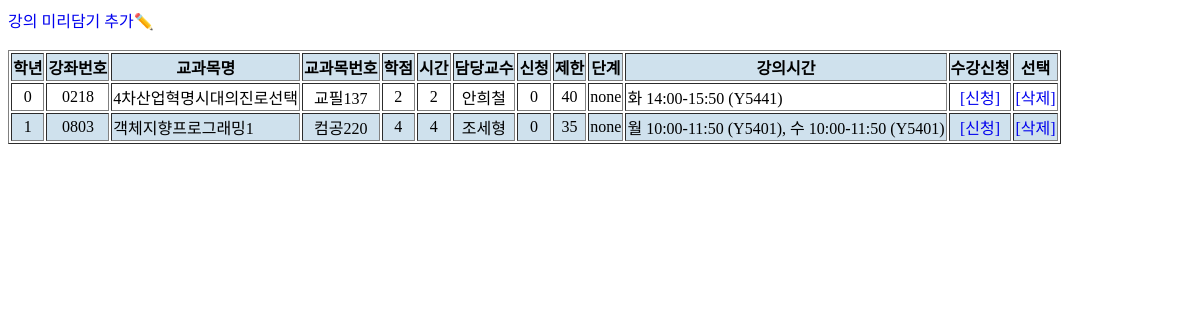
Before: / with the older database file.
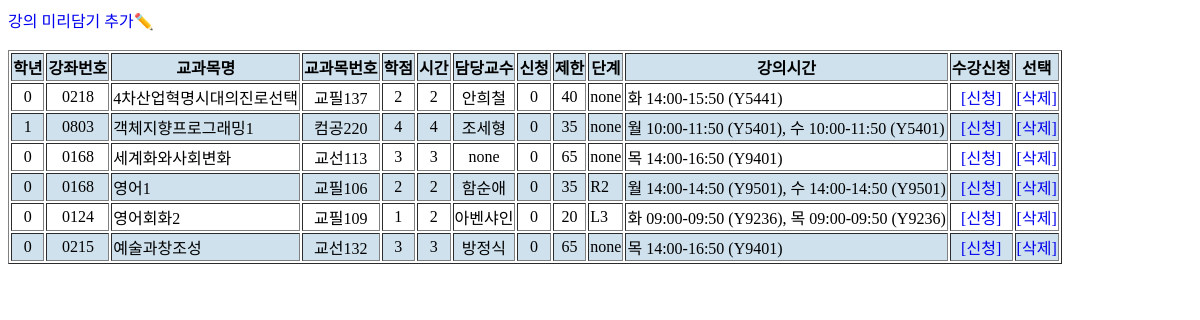
After: the same page with the newer database file.
### mainapp/models.py (models this page shows, shortened)
class lecture(models.Model):
    grade = models.PositiveIntegerField(validators=[MinValueValidator(0), MaxValueValidator(4)]) # 학년
    lec_num = models.CharField(max_length = 5) # 강좌번호
    lec_title = models.CharField(max_length = 80) # 교과목명
    lec_num2 = models.CharField(max_length = 20) # 교과목 번호
    lec_value = models.PositiveIntegerField(validators=[MinValueValidator(0), MaxValueValidator(10)]) # 학점
    lec_time = models.PositiveIntegerField(validators=[MinValueValidator(0), MaxValueValidator(10)]) # 시간
    lec_prof = models.CharField(max_length = 15) # 담당 교수
    lec_success = models.PositiveIntegerField(validators=[MinValueValidator(0), MaxValueValidator(10000)]) # 신청 인원
    lec_limit = models.PositiveIntegerField(validators=[MinValueValidator(0), MaxValueValidator(10000)]) # 제한 인원
    lec_stair = models.CharField(max_length = 5) # 강의 단계
    lec_time2 = models.CharField(max_length = 150) # 강의 시간

### mainapp/views.py (the view)
# urls.py: path('', mainapp.views.index, name = 'index'),
def index(request):
    lec_obj = lecture.objects.all()
    return render(request, 'index.html', {'lec_obj' : lec_obj})

### mainapp/templates/index.html (shortened to what this page needs)
<!DOCTYPE html>
<html lang="en">
<head>
</head>
<body>
    <a href="{% url 'new' %}">강의 미리담기 추가✏️</a>
    <br/>
    <br/>
    <table border = "1">
        <tr>
            <th>학년</th>
            <th>강좌번호</th>
            <th>교과목명</th>
            <th>교과목번호</th>
            <th>학점</th>
            <th>시간</th>
            <th>담당교수</th>
            <th>신청</th>
            <th>제한</th>
            <th>단계</th>
            <th>강의시간</th>
            <th>수강신청</th>
            <th>선택</th>
        </tr>
        {% for lecture_obj in lec_obj %}
        <tr>
            <td class = "need_center">{{lecture_obj.grade}}</td>
            <td class = "need_center">{{lecture_obj.lec_num}}</td>
            <td>{{lecture_obj.lec_title}}</td>
            <td class = "need_center">{{lecture_obj.lec_num2}}</td>
            <td class = "need_center">{{lecture_obj.lec_value}}</td>
            <td class = "need_center">{{lecture_obj.lec_time}}</td>
            <td class = "need_center">{{lecture_obj.lec_prof}}</td>
            <td class = "need_center">{{lecture_obj.lec_success}}</td>
            <td class = "need_center">{{lecture_obj.lec_limit}}</td>
            <td>{{lecture_obj.lec_stair}}</td>
            <td>{{lecture_obj.lec_time2}}</td>
            <td class = "need_center"><a href = "#">[신청]</a></td>
            <td class = "need_center"><a href = "##">[삭제]</a></td>
        </tr>
        {% endfor %}
    </table>
</body>
</html>

### mainapp/templates/index.html (style rules this page uses)
.need_center { text-align: center; }
tr:nth-child(2n-1) { background-color: #CFE1ED; }
a, a:hover, a:visited { text-decoration: none; }

Changed rows visible on the page:
added lecture: grade "0", lec_num "0168", lec_title "세계화와사회변화", lec_num2 "교선113", lec_value "3", lec_time "3", lec_prof "none", lec_success "0", lec_limit "65", lec_stair "none", lec_time2 "목 14:00-16:50 (Y9401)"
added lecture: grade "0", lec_num "0168", lec_title "영어1", lec_num2 "교필106", lec_value "2", lec_time "2", lec_prof "함순애", lec_success "0", lec_limit "35", lec_stair "R2", lec_time2 "월 14:00-14:50 (Y9501), 수 14:00-14:50 (Y9501)"
added lecture: grade "0", lec_num "0124", lec_title "영어회화2", lec_num2 "교필109", lec_value "1", lec_time "2", lec_prof "아벤샤인", lec_success "0", lec_limit "20", lec_stair "L3", lec_time2 "화 09:00-09:50 (Y9236), 목 09:00-09:50 (Y9236)"
added lecture: grade "0", lec_num "0215", lec_title "예술과창조성", lec_num2 "교선132", lec_value "3", lec_time "3", lec_prof "방정식", lec_success "0", lec_limit "65", lec_stair "none", lec_time2 "목 14:00-16:50 (Y9401)"
